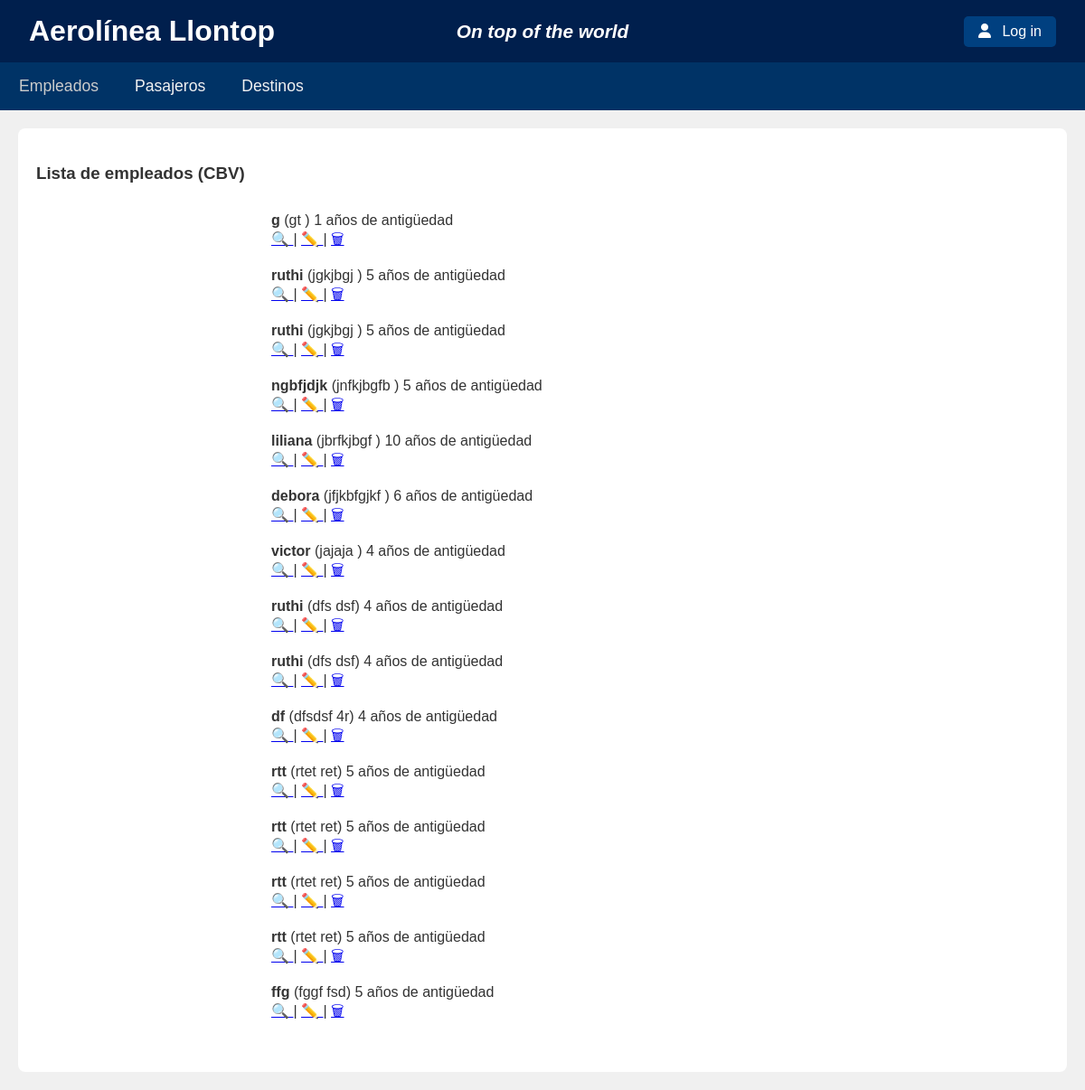
The app's page /empleados/cbv/employee-list, older data.
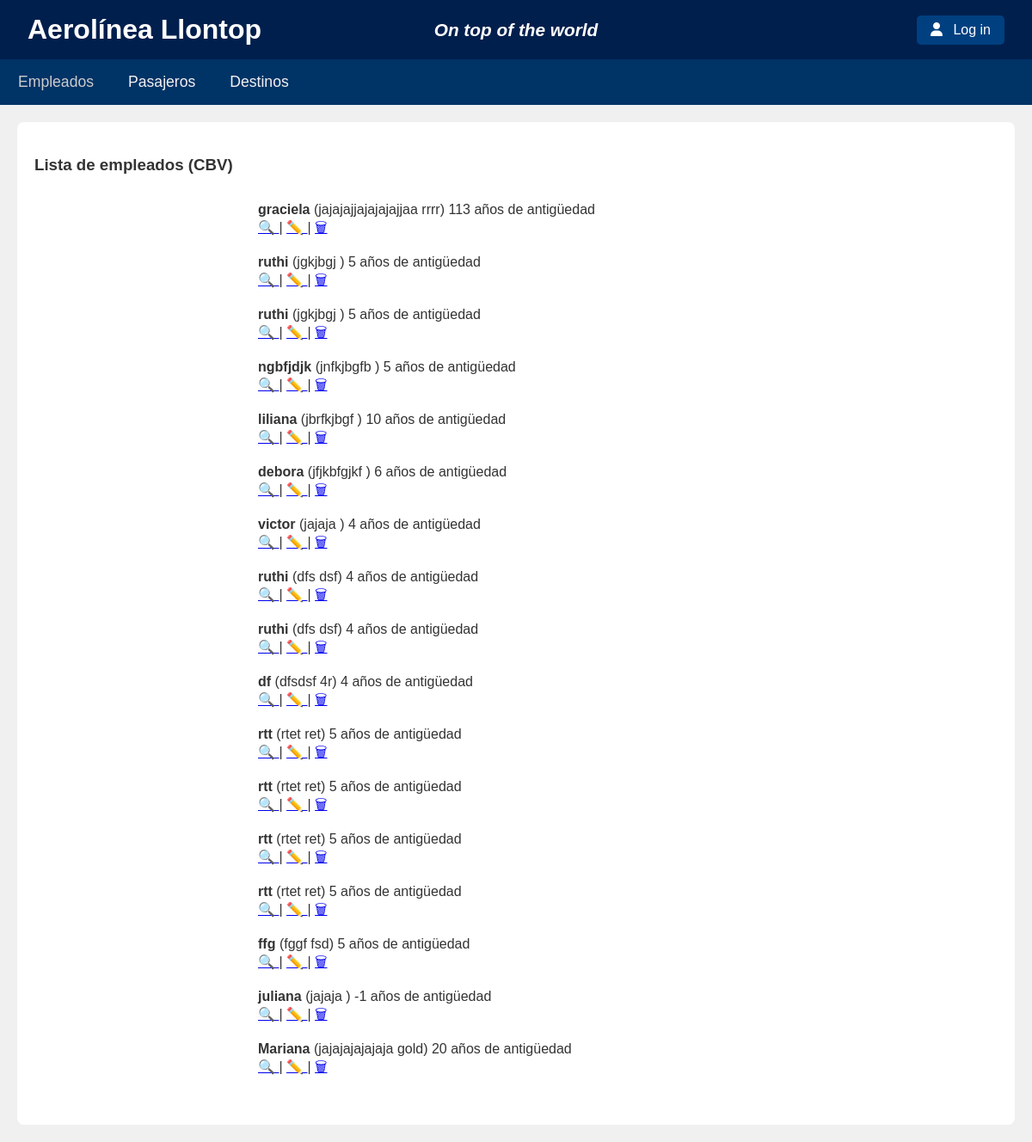
The same page, newer data.
### empleados/models.py (models this page shows, shortened)
class Empleados (models.Model):
    nombreempleado = models.CharField(max_length=50)
    email = models.CharField(max_length=50)
    antiguedad = models.IntegerField()
    tipo = models.CharField(max_length=50)

### empleados/views.py (the view)
# urls.py: path("cbv/employee-list", EmpleadosListView.as_view(), name="cbv-employee-list"),
class EmpleadosListView(ListView):
    model = Empleados
    template_name = 'empleados/cbv/employee-list.html'
    context_object_name = 'empleados'

### empleados/templates/empleados/cbv/employee-list.html
{% extends 'empleados/base.html' %}
{% block aerolinea %}
<h3 > Lista de empleados (CBV)</h3>
<ul style="max-width: 600px; margin: 2rem auto; list-style: none; padding: 0;">
    {% for empleado in empleados %}
        <li style="margin-bottom: 1rem;">
            <strong>{{ empleado.nombreempleado }}</strong> ({{ empleado.email }} {{ empleado.tipo }}) {{ empleado.antiguedad }} años de antigüedad<br>
            <a href="{% url 'empleados:cbv-empleados-detail' empleado.pk %}"> 🔍 </a> |
            <a href="{% url 'empleados:cbv-empleados-editar' empleado.pk %}"> ✏️ </a> |
            <a href="{% url 'empleados:cbv-empleados-eliminar' empleado.pk %}"> 🗑 </a>
        </li>
    {% empty %}
        <li>No hay empleados registrados.</li>
    {% endfor %}
</ul>
{% endblock %}

Row changes from the older to the newer data that the page shows:
changed Empleados: nombreempleado "g" → "graciela"; email "gt" → "jajajajjajajajajjaa"; tipo (not shown) → "rrrr"; antiguedad "1" → "113"
added Empleados: nombreempleado "juliana", email "jajaja", antiguedad "-1"
added Empleados: nombreempleado "Mariana", email "jajajajajajaja", tipo "gold", antiguedad "20"
